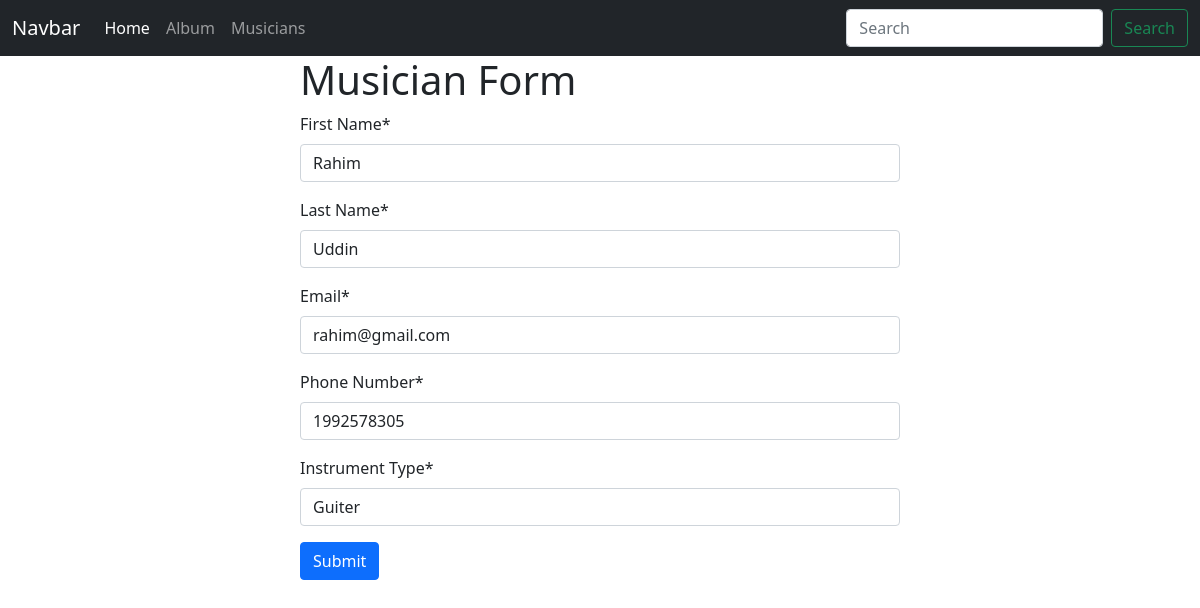
The app's page /musician/edit/1/ with its own data.
### musician/models.py (models this page shows, shortened)
class MusicianModel(models.Model):
    first_name = models.CharField(max_length=20, verbose_name="First Name")
    last_name = models.CharField(max_length=20, verbose_name="Last Name")
    email = models.EmailField(verbose_name="Email")
    phone = models.IntegerField(verbose_name="Phone Number")
    instrument_type = models.CharField(max_length=20, verbose_name="Instrument Type")

### musician/views.py (the view)
# urls.py: path('edit/<int:id>/', views.Edit_musicians.as_view(), name='Edit_musicians'),
class Edit_musicians(UpdateView):
    model = models.MusicianModel
    form_class = forms.MusicianForm
    template_name = 'musician.html'
    pk_url_kwarg = 'id'
    success_url = reverse_lazy('Edit_musicians')

### musician/forms.py
class MusicianForm(forms.ModelForm):
    class Meta:
        model = MusicianModel
        fields = '__all__'
        labels = {
            'first_name' : 'First Name',
            'last_name' : 'Last Name',
            'email' : 'Email',
            'phone' : 'Phone Number',
            'instrument_type' : 'Instrument Type',
        }

### musician/templates/musician.html (shortened to what this page needs)
{% extends "base.html" %}
{% load crispy_forms_tags %}
{% block content %}
<form method="post" style="width:50%;margin:auto;">
    <h1>Musician Form</h1>
    {{ form | crispy }}
    <button type="submit" class="btn btn-primary">Submit</button>
</form>
{% endblock %}

### records on screen
MusicianModel: first_name "Rahim", last_name "Uddin", email "rahim@gmail.com", phone "1992578305", instrument_type "Guiter"
